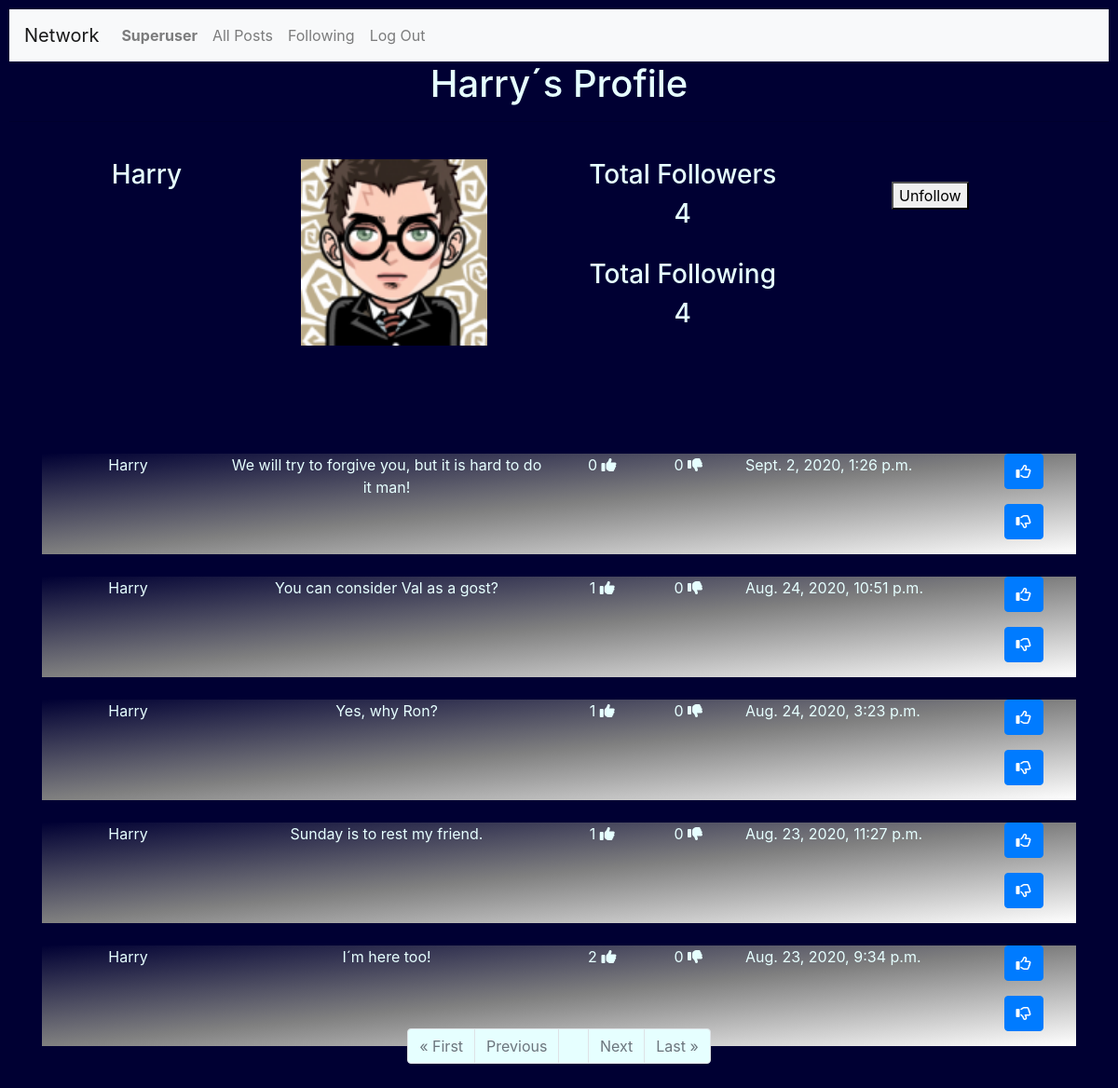
The page /profile/Harry (signed in) on the database as committed earlier.
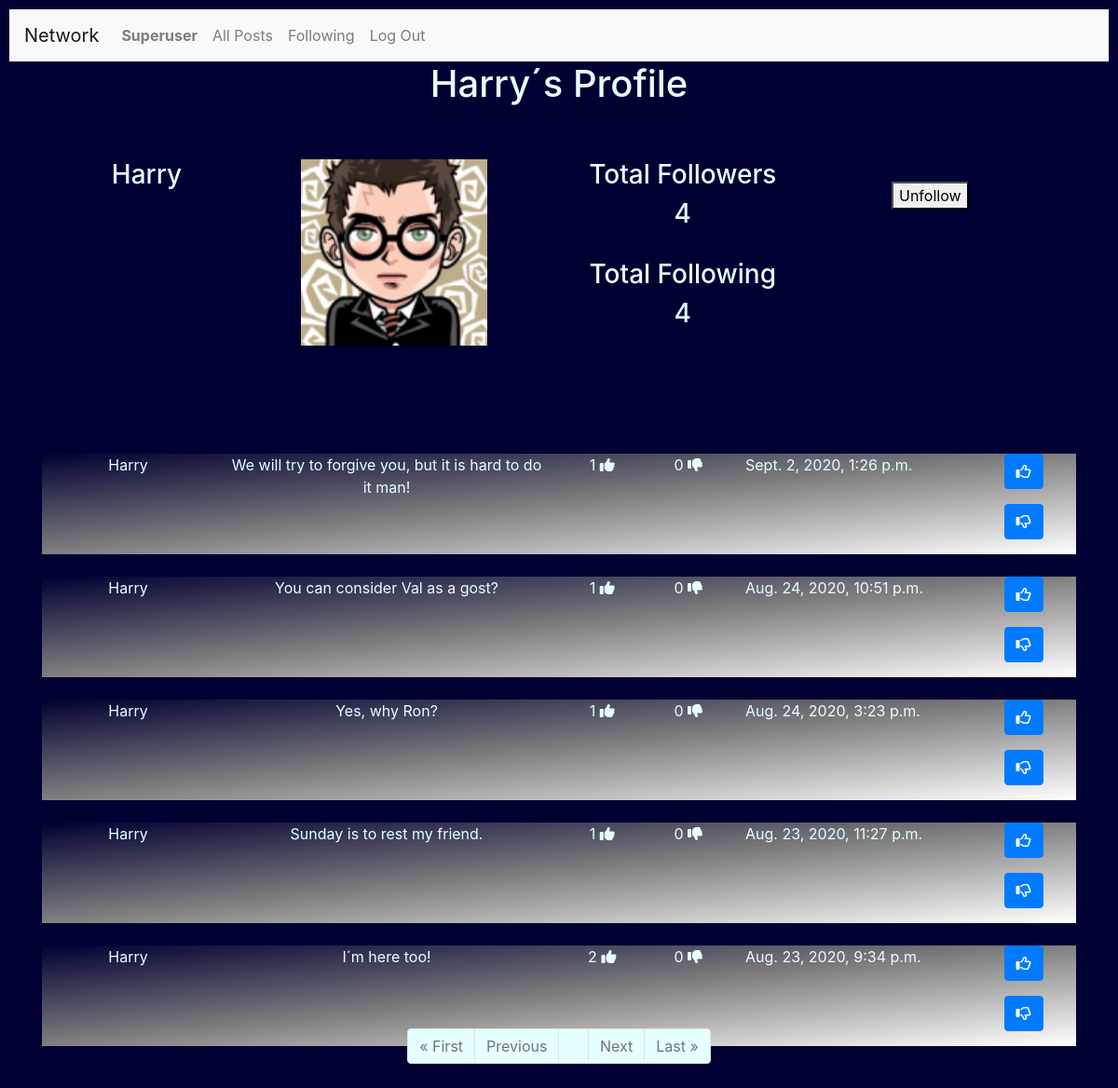
The same page on the database as committed later.
### network/models.py (models this page shows, shortened)
class Posts(models.Model):
    User = models.ForeignKey('User', on_delete = models.CASCADE)
    Post = models.TextField(max_length=255)
    Date = models.DateTimeField(auto_now_add=True)
    Likes = models.IntegerField(blank=True, null=True)
    Unlikes = models.IntegerField(blank=True, null=True)

class User(AbstractUser):
    pass

### network/views.py (the view)
# urls.py: path("profile/<str:username>",views.profile, name="profile"),
@login_required
@csrf_exempt
def profile(request,username):
    if request.user.is_authenticated:
        profile= []
        UserPosts = []
        TFollowers = 0
        TFollowing = 0
        searchuser = username
        userid = User.objects.filter(username=searchuser).values('id')
        print("inside profile")
        for u in userid:
            User_id = int(u['id'])
        print(userid, User_id )
        profile = Profile.objects.filter(User=User_id )
        UserPosts = Posts.objects.filter(User=User_id).order_by('-Date')
        for FS in profile:
            TFollowers = FS.Follower.all().count() #total followers
            UFollowers = FS.Follower.all() #followers names
        for FG in profile:
            TFollowing = FG.Following.all().count() #total following
            UFollowing = FG.Following.all() #following names
        if request.user.id == User_id:
            ShowFollowornot = "no"
        else:
            ShowFollowornot = "yes"
        if request.user in UFollowers:
           btnfollow = "Unfollow"
        else:
            btnfollow = "Follow"
        paginator = Paginator(UserPosts, 10)
        page_number = request.GET.get('page')
        page_itens = paginator.get_page(page_number)
        context={
            "User":searchuser,
            "Profiles":profile,
            "TotalFollowers":TFollowers,
            "TotalFollowing":TFollowing,
            "ShowFollowornot" :ShowFollowornot,
            "btnfollow" : btnfollow,
            "UserFollowers":UFollowers,
            "Userfollowing":UFollowing ,
            "page_obj": page_itens,
            "UserEdit" : request.user.username,
        }
        return render(request, "network/profile.html", context)
    else:
        context={
            "Message": "Please Login or join our Network",
        }
        return render(request, "network/login.html", context)

### network/templates/network/profile.html (shortened to what the changed rows need)
{% extends "network/layout.html" %}
{% load static %}
{% block body %}
  <h1>{{ User|title }}´s Profile</h1>
<div class="container" style="border:#004d00; width:100%">
    {%for Post in page_obj %}
        <div class="container" style="position:relative; top:100px;background-image: linear-gradient(to top left, white, gray,	 #000033 );">
              <div class="row">
                  <div class="col-lg-2" style="text-align: center;">
                    <p> {{ Post.User |title }} </p>
                  </div>
                  <div class="col-lg-4" style="text-align: center;">
                        <div id="divpost-{{Post.id}}">
                            <p id={{Post.id}}> {{Post.Post}} </p>
                        </div>
                  </div>
                  <div class="col-lg-1" style="text-align: center;">
                        {% if Post.Likes == None%}
                               <p> 0 <i class="fas fa-thumbs-up"></i></p>
                        {% else %}
                               <p> {{ Post.Likes  }}  <i class="fas fa-thumbs-up"></i></p>
                        {% endif %}
                   </div>
                   <div class="col-lg-1" style="text-align: center;">
                        {% if Post.Unlikes == None%}
                              <p> 0 <i class="fas fa-thumbs-down"></i></p>
                        {% else %}
                              <p> {{ Post.Unlikes }}  <i class="fas fa-thumbs-down"></i></p>
                        {% endif %}
                   </div>
                   <div class="col-lg-3">
                             <p> {{Post.Date}} </p>
                   </div>
                   <div class="col-lg-1">
                     <p> <button class="btn btn-primary" id="likes-{{Post.id}}" onclick="likepost({{Post.id}})">
                          <i class="far fa-thumbs-up"></i>
                         </button></p>
                     <p> <button class="btn btn-primary" id="unlikes-{{Post.id}}" onclick="unlikepost({{Post.id}})">
                            <i class="far fa-thumbs-down"></i>
                         </button></p>
                   </div>
              </div>
        </div>
        <br>
    {% endfor %}
    <br>
</div>
{% endblock %}

Rows that differ between the two databases and show on the page:
changed Posts "We will try to forgive you, but it is hard to do it man!": Likes (not shown) → "1"; no longer shows "0"
